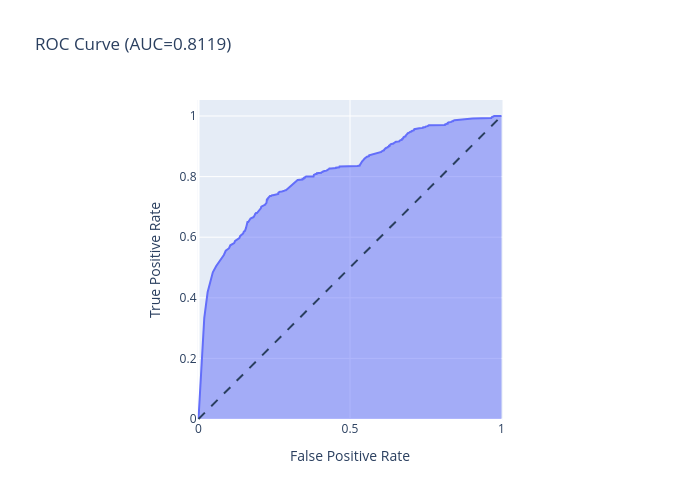

This figure's notebook cell:
### Code cell
#ploting interactive plot
fig = px.area(
    x=fpr, y=tpr,
    title=f'ROC Curve (AUC={auc(fpr, tpr):.4f})',
    labels=dict(x='False Positive Rate', y='True Positive Rate'),
    width=700, height=500
)
fig.add_shape(
    type='line', line=dict(dash='dash'),
    x0=0, x1=1, y0=0, y1=1
)

fig.update_yaxes(scaleanchor="x", scaleratio=1)
fig.update_xaxes(constrain='domain')
fig.show()

### Figure 1 — Plotly figure (JSON) as saved in the notebook; plotly's stock layout.template omitted (floating-point values rounded to 4 significant figures; data arrays with more than 128 entries replaced by an {"elided": "..."} marker saying what was removed)
{"data": [{"fillpattern": {"shape": ""}, "hovertemplate": "False Positive Rate=%{x}<br>True Positive Rate=%{y}<extra></extra>", "legendgroup": "", "line": {"color": "#636efa"}, "marker": {"symbol": "circle"}, "mode": "lines", "name": "", "orientation": "v", "showlegend": false, "stackgroup": "1", "type": "scatter", "x": {"elided": "584 float values"}, "xaxis": "x", "y": {"elided": "584 float values"}, "yaxis": "y"}], "layout": {"height": 500, "legend": {"tracegroupgap": 0}, "shapes": [{"line": {"dash": "dash"}, "type": "line", "x0": 0, "x1": 1, "y0": 0, "y1": 1}], "title": {"text": "ROC Curve (AUC=0.8119)"}, "width": 700, "xaxis": {"anchor": "y", "constrain": "domain", "domain": [0, 1], "title": {"text": "False Positive Rate"}}, "yaxis": {"anchor": "x", "domain": [0, 1], "scaleanchor": "x", "scaleratio": 1, "title": {"text": "True Positive Rate"}}}}
